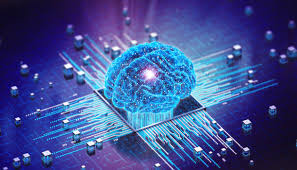
#> input picture logo_orig.png, 297 x 170 px
$ python process_logo_run.py
#> lines starting #> are read from the running program, lines starting #| are printed output that depends on the picture
import shutil
import os
from PIL import Image
import math

# Backup original logo
if not os.path.exists("logo_orig.png"):
    shutil.copyfile("logo.png", "logo_orig.png")
    print("Backed up logo.png to logo_orig.png")

img = Image.open('logo_orig.png')
#> img is the input picture: PIL image 297x170 RGBA; mean R, G, B, A 61.5, 78.1, 143.8, 255
rgba_img = img.convert("RGBA")
width, height = rgba_img.size
#> width = 297; height = 170

# Corners
c_tl = rgba_img.getpixel((0, 0))[:3]
#> c_tl = (27, 16, 33)
c_tr = rgba_img.getpixel((width - 1, 0))[:3]
#> c_tr = (18, 11, 44)
c_bl = rgba_img.getpixel((0, height - 1))[:3]
#> c_bl = (25, 14, 106)
c_br = rgba_img.getpixel((width - 1, height - 1))[:3]
#> c_br = (27, 19, 34)

def get_bg_color(x, y):
    u = x / (width - 1) if width > 1 else 0
    v = y / (height - 1) if height > 1 else 0
    r = (1 - u) * (1 - v) * c_tl[0] + u * (1 - v) * c_tr[0] + (1 - u) * v * c_bl[0] + u * v * c_br[0]
    g = (1 - u) * (1 - v) * c_tl[1] + u * (1 - v) * c_tr[1] + (1 - u) * v * c_bl[1] + u * v * c_br[1]
    b = (1 - u) * (1 - v) * c_tl[2] + u * (1 - v) * c_tr[2] + (1 - u) * v * c_bl[2] + u * v * c_br[2]
    return (r, g, b)

# Create output image
out_img = Image.new("RGBA", (width, height))
#> out_img: PIL image 297x170 RGBA; every value is 0
non_transparent_pixels = []

# Using a tolerance of 85, which keys out the dark gradient cleanly
tolerance = 85

for y in range(height):
    for x in range(width):
        r, g, b, a = rgba_img.getpixel((x, y))
        bg_r, bg_g, bg_b = get_bg_color(x, y)
        dist = math.sqrt((r - bg_r)**2 + (g - bg_g)**2 + (b - bg_b)**2)

        # Determine if it's background
        is_bg = (dist < tolerance) or (max(r, g, b) < 60)

        if is_bg:
            out_img.putpixel((x, y), (0, 0, 0, 0))
        else:
            # Preserve original pixel but make sure it has full alpha or matches original alpha
            out_img.putpixel((x, y), (r, g, b, a))
            non_transparent_pixels.append((x, y))
#> this loop made 170 passes
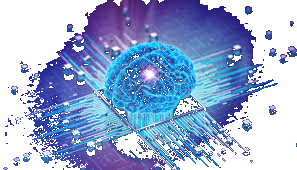
#> out_img: PIL image 297x170 RGBA; mean R, G, B, A 49.9, 69.5, 108.1, 150.4; transparent parts drawn white

if non_transparent_pixels:
    xs = [p[0] for p in non_transparent_pixels]
    ys = [p[1] for p in non_transparent_pixels]
    bbox = (min(xs), min(ys), max(xs), max(ys))
    cropped_img = out_img.crop(bbox)
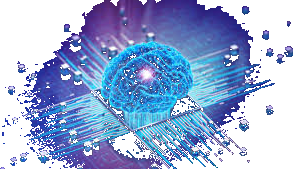
#> cropped_img: PIL image 293x169 RGBA; mean R, G, B, A 50.7, 70.7, 109.9, 152.8; transparent parts drawn white
    cropped_img.save("logo.png")
    print(f"Processed logo.png saved. Original size: {width}x{height}, New cropped size: {cropped_img.size}, bbox: {bbox}")
#| Processed logo.png saved. Original size: 297x170, New cropped size: (293, 169), bbox: (3, 0, 296, 169)
else:
    print("Error: No foreground pixels detected!")
